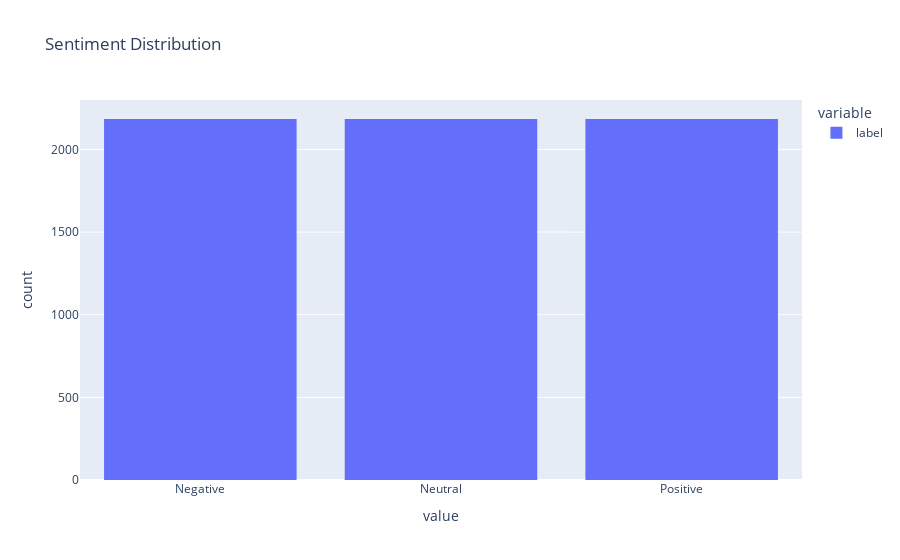

Write notebook code for a chart like this one.
### Code cell
# use random undersampling to address this issue 
from imblearn.under_sampling import RandomUnderSampler

# Undersample the majority class using RandomUnderSampler
undersampler = RandomUnderSampler(random_state=42)
X_resampled, y_resampled = undersampler.fit_resample(X, cleaned_df["label"])

# plot the new distribution 
fig = px.histogram(y_resampled, title='Sentiment Distribution')
fig.show()

### Figure 1 — Plotly figure (JSON) as saved in the notebook; plotly's stock layout.template omitted (floating-point values rounded to 4 significant figures; data arrays with more than 128 entries replaced by an {"elided": "..."} marker saying what was removed)
{"data": [{"alignmentgroup": "True", "bingroup": "x", "hovertemplate": "variable=label<br>value=%{x}<br>count=%{y}<extra></extra>", "legendgroup": "label", "marker": {"color": "#636efa", "pattern": {"shape": ""}}, "name": "label", "offsetgroup": "label", "orientation": "v", "showlegend": true, "type": "histogram", "x": {"elided": "6552 str values"}, "xaxis": "x", "yaxis": "y"}], "layout": {"barmode": "relative", "legend": {"title": {"text": "variable"}, "tracegroupgap": 0}, "title": {"text": "Sentiment Distribution"}, "xaxis": {"anchor": "y", "domain": [0, 1], "title": {"text": "value"}}, "yaxis": {"anchor": "x", "domain": [0, 1], "title": {"text": "count"}}}}
